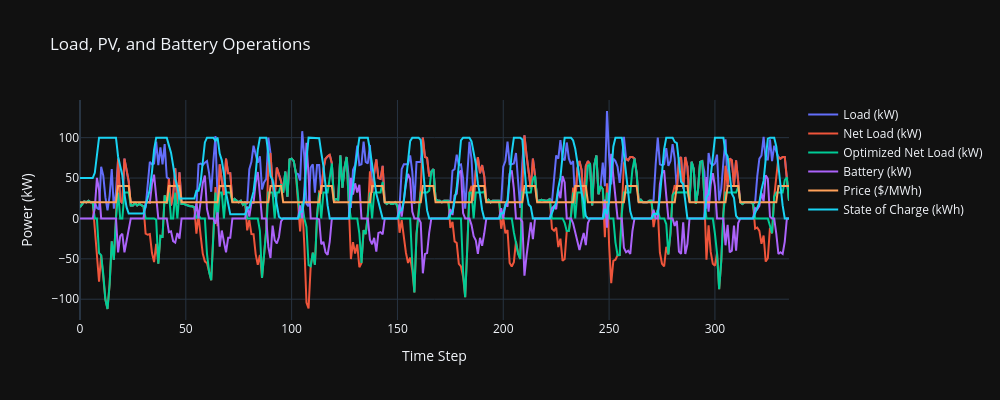

The cell this chart's notebook holds for it:
### Code cell
from scipy.optimize import differential_evolution
from battery_sizing_cfa.optimizers.deterministic_sizing import optimize_pv_battery
from battery_sizing_cfa.optimizers.rbc_sizing import  rbc_opt_fun

N = 14*24  # Use a multiple of 24 for full days
L = data.iloc[:N, 0].values  # Load and PV generation data
PV_base = np.maximum(0, np.sin(np.pi*(np.arange(N)/12 - 0.5)))           # MW
price = np.array([40. if (t%24) in range(18,24) else 20. for t in range(N)])  # $/MWh
export_price = np.ones(N)*0.1
Delta_t = 1.0

specs = {'c_PV_kw': 200.0,
         'c_bat_E_kwh': 120.0,
         'c_bat_P_kw': 50.0,
         'eta_ch': 0.95,
         'eta_dis': 0.95,
         'cyclic_SOC': True,
         'peak_tariff_per_MW_period': 100.0,
         'peak_period_steps': 24,
         'discount_rate': 0.06,
         'lifetime_years': 15,
         'replicate_periods': 26,
         'Delta_t':Delta_t,
         'soc_min':0,
         'soc_max':1,
         'soc_start':0.5,
         'energy_ratio':0.5
         }

initial_guess = [2, 0, 80, 0.2]  # Initial guess for [x_pv, E_bat_kWh, p_threshold, soc_min_price]
bounds = [(0, 600), (0, 600), (0, 100), (0, 1)]  # Bounds for each parameter

sampled = []

def logging_rbc_opt_fun(x, *args):
    val = rbc_opt_fun(x, *args)
    sampled.append((np.copy(x), val))
    return val

result = differential_evolution(
    logging_rbc_opt_fun,
    bounds,
    args=(L, PV_base, price, export_price, specs),
    init='random',
    strategy='best1bin',
    maxiter=100,
    popsize=15,
    tol=0.01,
    polish=False
)


print("Optimized parameters (x_pv, E_bat_kWh, p_threshold, soc_min_price):", result.x)
print("Minimum LCOE from RBC optimization [$ / MWh]:", result.fun)

# re-simulate under optimal parameters
from battery_sizing_cfa.optimizers.parametric_rbc import rbc
price_high = price == max(price)
soc, p_batt, p_grid = rbc(p_tot=L - result['x'][0] * PV_base,  # net load is total consumption
                            price_high=price_high,
                            capacity_kwh=float(result['x'][1]), # Use kWh directly
                            soc_min_price_fun=np.array(result['x'][[3]]),
                            p_threshold_fun=np.array(result['x'][[2]]),
                            p_charge_max=float(result['x'][1]*0.5), # Use kW directly
                            p_discharge_max=float(result['x'][1]*0.5), # Use kW directly
                            eta_ch=specs['eta_ch'], eta_dis=specs['eta_dis'],
                            dt_hours=specs['Delta_t'],
                            soc_start=specs['soc_start'],
                            soc_min=specs['soc_min'],
                            soc_max=specs['soc_max'])

plot_results(result.x[0], result.x[1], p_batt, soc*result.x[1], PV_base, L, price)

### Figure 1 — Plotly figure (JSON) as saved in the notebook; plotly's stock layout.template omitted (floating-point values rounded to 4 significant figures; data arrays with more than 128 entries replaced by an {"elided": "..."} marker saying what was removed)
{"data": [{"mode": "lines", "name": "Load (kW)", "x": {"elided": "336 int values"}, "y": {"elided": "336 float values"}, "type": "scatter"}, {"mode": "lines", "name": "Net Load (kW)", "x": {"elided": "336 int values"}, "y": {"elided": "336 float values"}, "type": "scatter"}, {"mode": "lines", "name": "Optimized Net Load (kW)", "x": {"elided": "336 int values"}, "y": {"elided": "336 float values"}, "type": "scatter"}, {"mode": "lines", "name": "Battery (kW)", "x": {"elided": "336 int values"}, "y": {"elided": "336 float values"}, "type": "scatter"}, {"mode": "lines", "name": "Price ($/MWh)", "x": {"elided": "336 int values"}, "y": {"elided": "336 float values"}, "type": "scatter"}, {"mode": "lines", "name": "State of Charge (kWh)", "x": {"elided": "336 int values"}, "y": {"elided": "336 float values"}, "type": "scatter"}], "layout": {"title": {"text": "Load, PV, and Battery Operations"}, "xaxis": {"title": {"text": "Time Step"}}, "yaxis": {"title": {"text": "Power (kW)"}}, "hovermode": "x unified", "width": 1000, "height": 400}}
